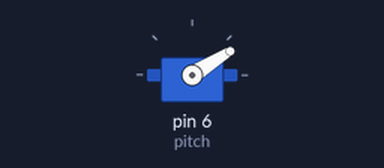
The sketch below on a simulated Arduino Uno, built with avr-gcc and run on an emulated ATmega328P. Shown: servo. What the sketch prints to the serial monitor is not drawn.

Above: at 1.05 s.
At 1.85 s:
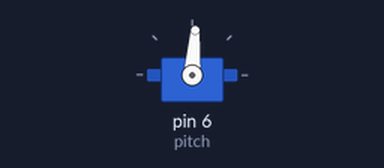
At 2.7 s:
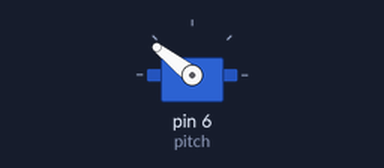
At 4.4 s:
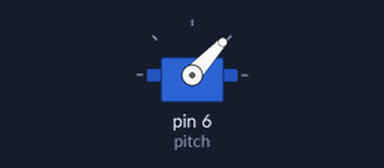
Timing chart, 0 to 9.4 s (numbered marks = the images above):
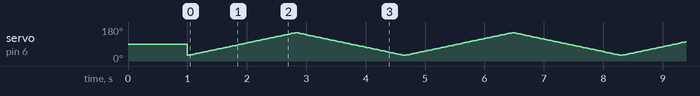

The sketch:

test.ino
```cpp
#include <Servo.h>

Servo pitch;

void setup() {
  Serial.begin(115200);
  pitch.attach(6);
  pitch.write(90);
  delay(1000);
  Serial.println("Pitch sweep start");
}

void loop() {
  for (int a = 30; a <= 150; a++) { pitch.write(a); delay(15); }
  for (int a = 150; a >= 30; a--) { pitch.write(a); delay(15); }
}
```
